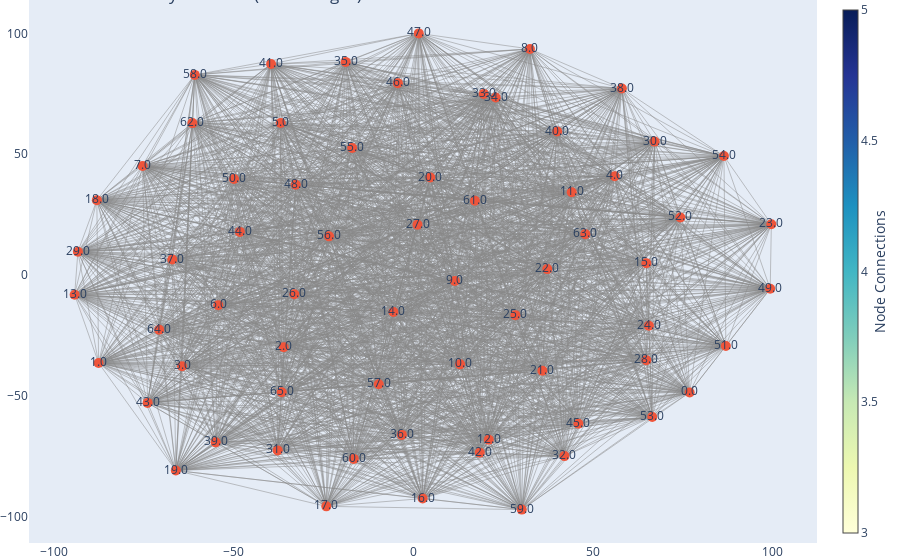

The cell this chart's notebook holds for it:
### Code cell
import pandas as pd
import networkx as nx
import plotly.graph_objs as go

# Load the CSV into a DataFrame
df = pd.read_csv("output/INS/network.csv")

# Initialize a graph object
G = nx.Graph()

# Add edges to the graph from the CSV (edges weighted by RMSD)
for _, row in df.iterrows():
    protein1 = row['Protein1']
    protein2 = row['Protein2']
    rmsd = row['RMSD']
    
    # Add edge to the graph with RMSD as the weight
    G.add_edge(protein1, protein2, weight=rmsd)

# Apply the spring layout (elasticity based on RMSD)
# Using inverse RMSD so that lower values pull nodes closer together
pos = nx.spring_layout(G, weight='weight', scale=100)

# Extract node positions for Plotly
node_x = [pos[n][0] for n in G.nodes()]
node_y = [pos[n][1] for n in G.nodes()]
node_labels = list(G.nodes())

# Extract edge positions
edge_x = []
edge_y = []
for edge in G.edges():
    x0, y0 = pos[edge[0]]
    x1, y1 = pos[edge[1]]
    edge_x.append(x0)
    edge_x.append(x1)
    edge_x.append(None)  # This is used to create a "break" between edges
    edge_y.append(y0)
    edge_y.append(y1)
    edge_y.append(None)

# Create edge traces (lines between nodes)
edge_trace = go.Scatter(
    x=edge_x, y=edge_y,
    line=dict(width=0.5, color='#888'),
    hoverinfo='none',
    mode='lines'
)

# Create node traces (points for the nodes)
node_trace = go.Scatter(
    x=node_x, y=node_y,
    mode='markers+text',
    hoverinfo='text',
    text=node_labels,
    marker=dict(
        showscale=True,
        colorscale='YlGnBu',
        size=10,
        colorbar=dict(
            thickness=15,
            title='Node Connections',
            xanchor='left',
            titleside='right'
        ),
    )
)

# Create the figure
fig = go.Figure(data=[edge_trace, node_trace])

# Update layout for better visualization
fig.update_layout(
    title="Protein Similarity Network (Elastic Edges)",
    showlegend=False,
    hovermode='closest',
    margin=dict(b=0, l=0, r=0, t=0),
    xaxis=dict(showgrid=False, zeroline=False),
    yaxis=dict(showgrid=False, zeroline=False)
)

# Show the interactive plot
fig.show()

### Figure 1 — Plotly figure (JSON) as saved in the notebook; plotly's stock layout.template omitted (floating-point values rounded to 4 significant figures; data arrays with more than 128 entries replaced by an {"elided": "..."} marker saying what was removed)
{"data": [{"hoverinfo": "none", "line": {"color": "#888", "width": 0.5}, "mode": "lines", "type": "scatter", "x": {"elided": "6435 float values"}, "y": {"elided": "6435 float values"}}, {"hoverinfo": "text", "marker": {"colorbar": {"thickness": 15, "title": {"side": "right", "text": "Node Connections"}, "xanchor": "left"}, "colorscale": [[0, "rgb(255,255,217)"], [0.125, "rgb(237,248,177)"], [0.25, "rgb(199,233,180)"], [0.375, "rgb(127,205,187)"], [0.5, "rgb(65,182,196)"], [0.625, "rgb(29,145,192)"], [0.75, "rgb(34,94,168)"], [0.875, "rgb(37,52,148)"], [1, "rgb(8,29,88)"]], "showscale": true, "size": 10}, "mode": "markers+text", "text": ["0.0", "1.0", "2.0", "3.0", "4.0", "5.0", "6.0", "7.0", "8.0", "9.0", "10.0", "11.0", "12.0", "13.0", "14.0", "15.0", "16.0", "17.0", "18.0", "19.0", "20.0", "21.0", "22.0", "23.0", "24.0", "25.0", "26.0", "27.0", "28.0", "29.0", "30.0", "31.0", "32.0", "33.0", "34.0", "35.0", "36.0", "37.0", "38.0", "39.0", "40.0", "41.0", "42.0", "43.0", "44.0", "45.0", "46.0", "47.0", "48.0", "49.0", "50.0", "51.0", "52.0", "53.0", "54.0", "55.0", "56.0", "57.0", "58.0", "59.0", "60.0", "61.0", "62.0", "63.0", "64.0", "65.0"], "type": "scatter", "x": [76.98, -87.63, -36.08, -64.39, 56.1, -36.92, -54.29, -75.39, 32.5, 11.6, 13.06, 44.14, 21.04, -94.29, -5.517, 64.93, 2.625, -24.21, -88.11, -66.11, 4.77, 35.97, 37.33, 99.73, 65.63, 28.45, -33.11, 1.185, 64.91, -93.39, 67.22, -37.75, 42.11, 19.64, 22.97, -18.83, -3.163, -67.09, 58.1, -55.04, 40.09, -39.59, 18.53, -73.97, -48.28, 46.0, -4.285, 1.543, -32.74, 99.41, -49.92, 87.06, 74.4, 66.56, 86.53, -17.01, -23.45, -9.605, -60.85, 30.23, -16.57, 17.17, -61.48, 47.93, -70.75, -36.63], "y": [-48.55, -36.36, -29.83, -37.72, 40.87, 62.95, -12.43, 45.16, 93.56, -2.434, -36.94, 34.27, -68.14, -8.124, -15.25, 4.931, -92.45, -95.69, 31.0, -80.85, 40.35, -39.61, 2.479, 21.01, -20.98, -16.58, -7.953, 20.87, -35.25, 9.657, 55.22, -72.54, -74.9, 74.97, 73.46, 88.21, -66.13, 6.432, 77.2, -69.21, 59.39, 87.32, -73.47, -52.87, 17.87, -61.51, 79.43, 100, 37.37, -5.677, 39.74, -29.33, 23.84, -58.74, 49.25, 52.59, 16.02, -45.14, 82.84, -97.03, -76.06, 30.73, 62.88, 16.95, -22.62, -48.45]}], "layout": {"hovermode": "closest", "margin": {"b": 0, "l": 0, "r": 0, "t": 0}, "showlegend": false, "title": {"text": "Protein Similarity Network (Elastic Edges)"}, "xaxis": {"showgrid": false, "zeroline": false}, "yaxis": {"showgrid": false, "zeroline": false}}}
